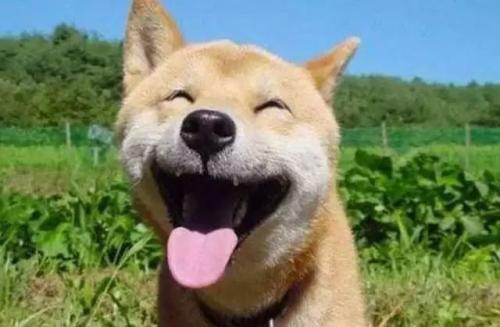
#> input picture ImgToBin/dog.jpg, 500 x 327 px, found by its file name
$ python ImgTobin02.py
#> lines starting #> are read from the running program, lines starting #| are printed output that depends on the picture; after the words box and inside, x2 and y2 are one past the last pixel; in counts of white or black regions, pixels touching at a corner belong together
import cv2
img1=cv2.imread(r'E:\GitHub\PythonOpenCV\ImgToBin\dog.jpg')
#> img1 is the input picture: shape (327, 500, 3); mean B, G, R 102.4, 131.4, 116.9
#img1=cv2.imread(r'E:\GitHub\PythonOpenCV\ImgToBin\dog.jpg',cv2.IMREAD_GRAYSCALE)

#图片路径不得有中文，否则后面对图片操作会产生错误，如下面resize产生错误
#cv2.error: OpenCV(4.1.0) C:\projects\opencv-python\opencv\modules\imgproc\src\resize.cpp:3718: error: (-215:Assertion failed) !ssize.empty() in function 'cv::resize'

#重新设置图片尺寸
#img1 = cv2.resize(img1,(300,300),interpolation=cv2.INTER_AREA)

#参数说明
#参数说明
#IMREAD_UNCHANGED 按原样返回图片
#IMREAD_GRAYSCALE 将图片转为灰阶图片返回
#IMREAD_COLOR     默认彩色打开图片
#IMREAD_ANYDEPTH  返回对应深度的图像16或32，否则返回8位图像
#IMREAD_ANYCOLOR  返回对应的格式图像

#使用相对路径
#img1=cv2.imread(r'.\CellImg.bmp',cv2.IMREAD_GRAYSCALE)

#使用控制台show图片时，必须waitKey，否则图片显示一片灰色，属于阻塞状态。
#cv2.imshow('img1',img1)
#k=cv2.waitKey(0)

img_GRAY = cv2.cvtColor(img1, cv2.COLOR_BGR2GRAY)
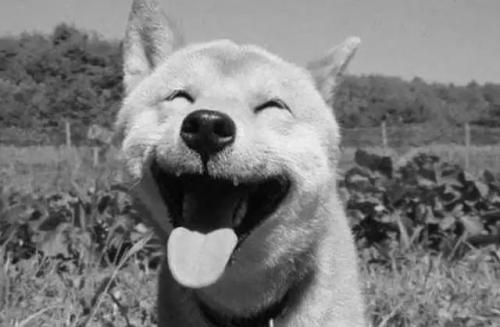
#> img_GRAY: shape (327, 500); min 2, max 242, mean 123.8

# [7 lines of commented-out code are left out]


ret,binary=cv2.threshold(img_GRAY,175,255,cv2.THRESH_BINARY)
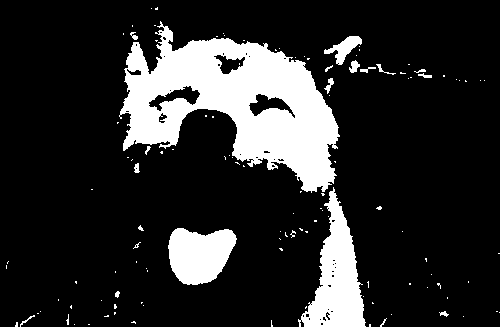
#> binary: shape (327, 500); 16.8% white; 120 white regions (103 under 20 px), largest, box (x1, y1, x2, y2) and area: (119, 21, 340, 193) 18669, (298, 187, 366, 327) 4482, (168, 228, 237, 285) 2914
ret,binaryinv=cv2.threshold(img_GRAY,175,255,cv2.THRESH_BINARY_INV)
#ret,trunc=cv2.threshold(img_GRAY,175,255,cv2.THRESH_TRUNC)
#ret,tozero=cv2.threshold(img_GRAY,175,255,cv2.THRESH_TOZERO)
#ret,tozeroinv=cv2.threshold(img_GRAY,175,255,cv2.THRESH_TOZERO_INV)

#将图片保存到指定位置
cv2.imwrite(r'E:\GitHub\PythonOpenCV\ImgToBin\dog_binary02.jpg',binary)
cv2.imwrite(r'E:\GitHub\PythonOpenCV\ImgToBin\dog_binaryinv02.jpg',binaryinv)
